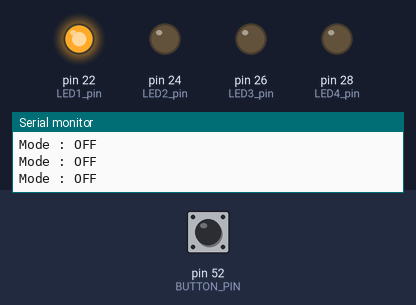
Bench run of a sketch on a simulated Arduino Mega 2560, built with avr-gcc and run on an emulated ATmega2560. Parts: output pins drawn as LEDs (lit = HIGH), the last lines printed to the serial monitor. Dashed ring = blinking. The test bench sets the inputs (shaded band); at power-on: pin 52 (BUTTON_PIN) HIGH.

Above: at 1.2 s.
1.3 s: pin 52 (BUTTON_PIN) pulled LOW for 0.15 s
At 1.8 s:
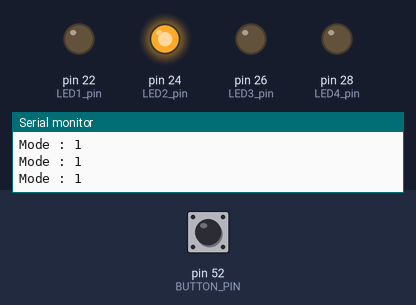
2.9 s: pin 52 (BUTTON_PIN) pulled LOW for 1 s
At 4.3 s:
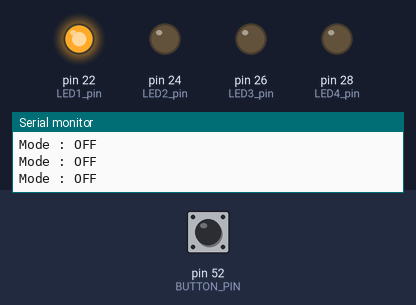
5.4 s: pin 52 (BUTTON_PIN) pulled LOW for 0.15 s
At 6.5 s:
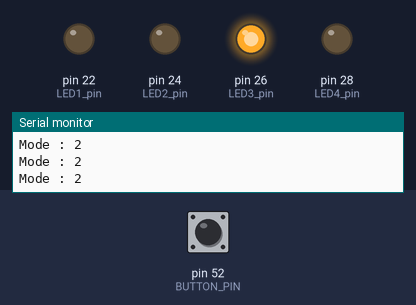
7.0 s: pin 52 (BUTTON_PIN) pulled LOW for 3.2 s
At 7.9 s:
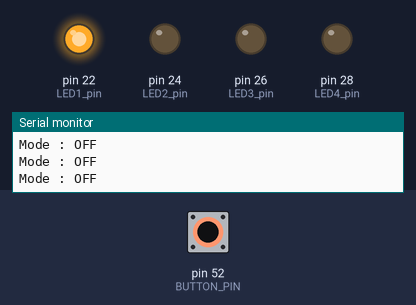
11.7 s: pin 52 (BUTTON_PIN) pulled LOW for 0.15 s
At 12.9 s:
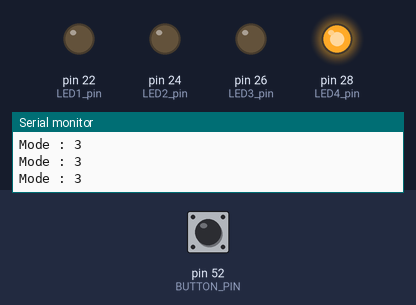
13.3 s: pin 52 (BUTTON_PIN) pulsed LOW 5 times (0.12 s each, 0.3 s apart)
At 14.9 s:
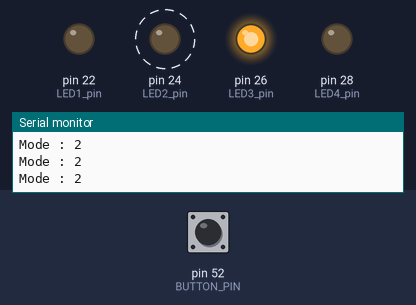
Timing chart, 0 to 16.4 s (numbered marks = the images above; inputs shaded):
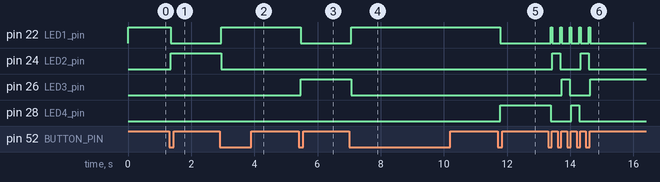

The sketch:

toggling_code.ino
```cpp
#include <ezButton.h>

const int BUTTON_PIN = 52; // the number of the pushbutton pin
int number_of_states =4;
int status = 1;
int previous_status=1;

const int LED1_pin=22;
const int LED2_pin=24;
const int LED3_pin=26;
const int LED4_pin=28;

ezButton button(BUTTON_PIN);  // create ezButton object that attach to pin 7;

void setup() {
  Serial.begin(9600);         // initialize serial
  button.setDebounceTime(50); // set debounce time to 50 milliseconds


pinMode(LED1_pin, OUTPUT);
pinMode(LED2_pin, OUTPUT);
pinMode(LED3_pin, OUTPUT);
pinMode(LED4_pin, OUTPUT);

Serial.println(status);
}

void loop() {
status_check();
  if(status==1){
    status_OFF();
  }
  if(status==2){
    status_1();
  }
  if(status==3){
    status_2();
  }
  if(status==4){
    status_3();
  }
  delay(50);
}

void status_check(){
    button.loop();
  if(button.isPressed() && status!=1 && status!=number_of_states) {
    previous_status=status;
    status=1;
  }else if(button.isPressed() && status==number_of_states){
    status=1;
    previous_status=1;
  }else if(button.isPressed()){
    status=previous_status+1;
  }
}

void status_OFF(){
    digitalWrite(LED2_pin,LOW);
    digitalWrite(LED3_pin,LOW);
   digitalWrite(LED4_pin,LOW);
    digitalWrite(LED1_pin, HIGH);
    Serial.println("Mode : OFF");
}

void status_1(){
    digitalWrite(LED1_pin, LOW);
    digitalWrite(LED2_pin, HIGH);
    Serial.println("Mode : 1");
}

void status_2(){
    digitalWrite(LED1_pin, LOW);
    digitalWrite(LED3_pin, HIGH);
    Serial.println("Mode : 2");
}

void status_3(){
    digitalWrite(LED1_pin, LOW);
    digitalWrite(LED4_pin, HIGH);
    Serial.println("Mode : 3");
}
```

Measured:
- after the input at 1.3 s, pin 22 (LED1_pin): HIGH → LOW after 0.05 s; pin 24 (LED2_pin): LOW → HIGH after 0.05 s
- after the input at 2.9 s, pin 22 (LED1_pin): LOW → HIGH after 0.06 s; pin 24 (LED2_pin): HIGH → LOW after 0.06 s
- after the input at 5.4 s, pin 22 (LED1_pin): HIGH → LOW after 0.06 s; pin 26 (LED3_pin): LOW → HIGH after 0.06 s
- after the input at 7.0 s, pin 22 (LED1_pin): LOW → HIGH after 0.07 s; pin 26 (LED3_pin): HIGH → LOW after 0.07 s
- after the input at 11.7 s, pin 22 (LED1_pin): HIGH → LOW after 0.08 s; pin 28 (LED4_pin): LOW → HIGH after 0.08 s
- after the input at 13.3 s, pin 22 (LED1_pin): alternates HIGH for 0.05 s and LOW for 0.25 s, 10 changes in all, then stays LOW, starting after 0.09 s; pin 24 (LED2_pin): alternates HIGH for 0.25 s and LOW for 0.65 s, 4 changes in all, then stays LOW, starting after 0.14 s
